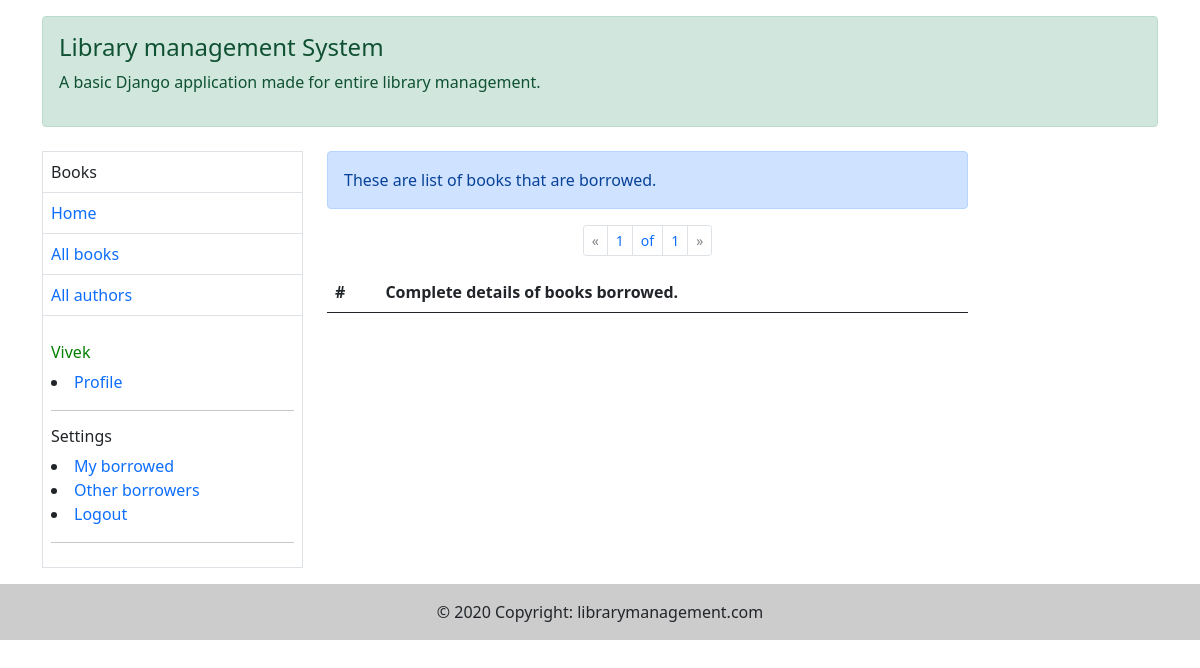
The page /catalog/borrower/ (signed in) on the database as committed earlier.
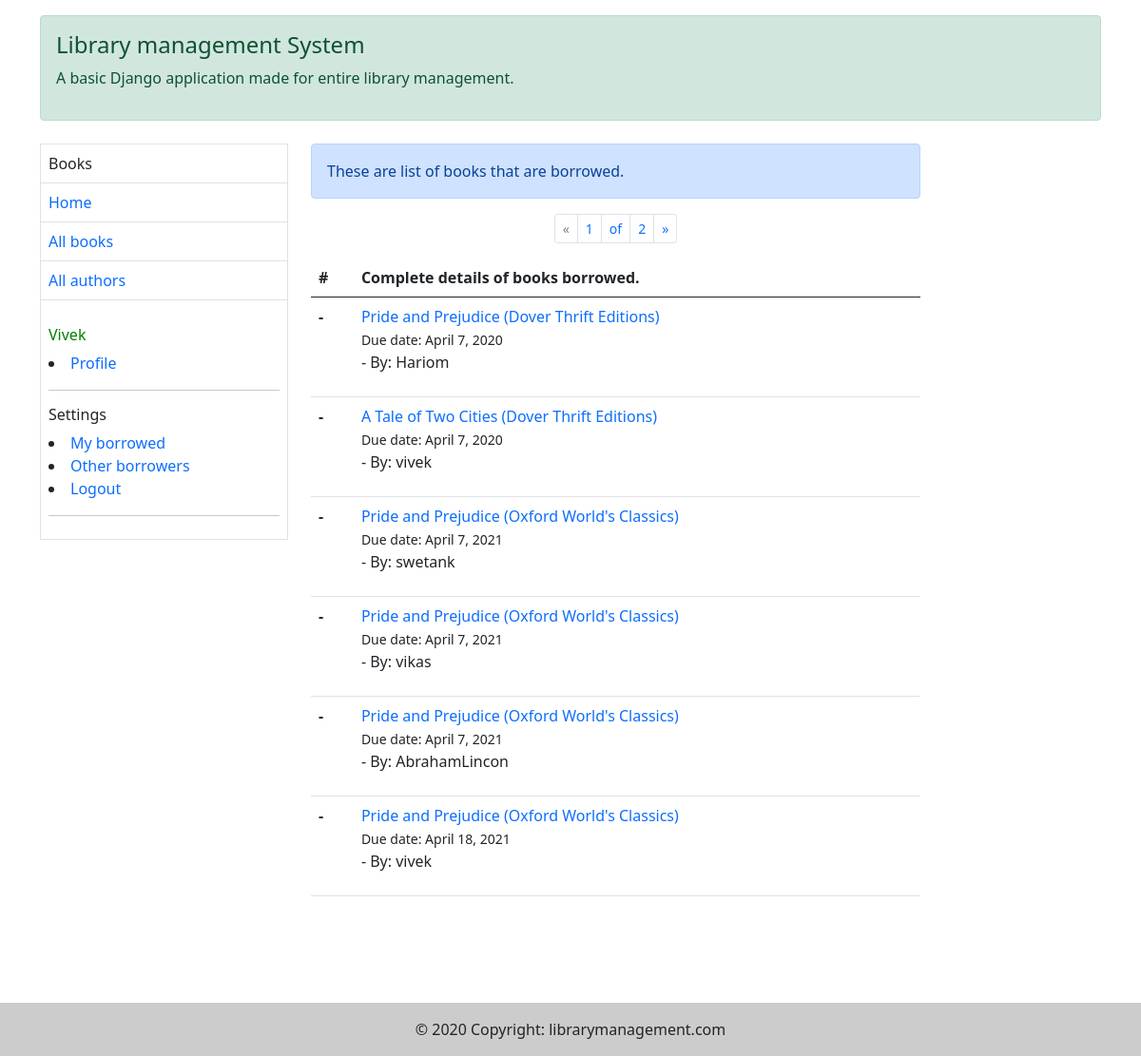
The same page on the database as committed later.
### catalog/models.py (models this page shows, shortened)
class BookInstance(models.Model):
    borrower = models.ForeignKey(User, on_delete=models.SET_NULL, null=True, blank=True)
    id = models.UUIDField(primary_key=True, default=uuid.uuid4, help_text="Unique ID for this copy of "
                                                                          "book across whole library")
    book = models.ForeignKey('Book', on_delete=models.RESTRICT, null=True)
    imprint = models.CharField(max_length=200)
    due_back = models.DateField(null=True, blank=True)
    LOAN_STATUS = (
        ('m', 'Maintenance'),
        ('o', 'On loan'),
        ('a', 'Available'),
        ('r', 'Reserved'),
    )
    status = models.CharField(max_length=1, choices=LOAN_STATUS, blank=True, default='m', help_text='Book Availability')
    class Meta:
        permissions = (('can_mark_returned', "Set book as returned"),)
        ordering = ['due_back']

class Book(models.Model):
    title = models.CharField(max_length=300, help_text="Enter book title")
    author = models.ForeignKey('Author', on_delete=models.SET_NULL, null=True)
    summary = models.TextField(max_length=1000, help_text="Enter brief summary of the book")
    isbn = models.CharField('ISBN', max_length=13, unique=True, help_text="13 Character <a href='https://www.isbn-international.org/content/what-isbn'>ISBN number</a>")
    genre = models.ManyToManyField(Genre, help_text="Select a genre for this book")
    language = models.ForeignKey("Language", on_delete=models.SET_NULL, null=True)
    def display_genre(self):
        """Create a string for genre as Admin cannot support ManyToMany in 'list_display'"""
        return ', '.join(genre.name for genre in self.genre.all()[:3])
    display_genre.short_description = 'Genre'

### catalog/views.py (the view)
# urls.py: path('borrower/', views.LoanedBooksByUserListView.as_view(), name='all-borrowers'),
class LoanedBooksByUserListView(LoginRequiredMixin, generic.ListView):
    model = BookInstance
    template_name = 'catalog/borrowed_books.html'
    context_object_name = 'borrowed'
    paginate_by = 6
    def get_queryset(self):
        return BookInstance.objects.filter(status__icontains='o').order_by('due_back')

### templates/catalog/borrowed_books.html (shortened to what this page needs)
{% extends 'catalog/base.html' %}
{% load static %}
{% block body %}
    <div class="alert alert-primary" role="alert">
        These are list of books that are borrowed.
    </div>
    <table class="table">
        <thead>
        <tr>
            <th scope="col">#</th>
            <th scope="col">Complete details of books borrowed.</th>
        </tr>
        </thead>
        {% block pagination %}
            <nav class="mt-3" aria-label="Page navigation example">
                <ul class="pagination pagination-sm justify-content-center">
                    <li class="page-item">
                        {% if page_obj.has_previous %}
                            <a class="page-link"
                               href="{{ request.path }}?page={{ page_obj.previous_page_number }}"
                               aria-label="Previous">
                                <span aria-hidden="true">&laquo;</span>
                            </a>
                        {% else %}
                            <a class="page-link" aria-label="Previous">
                                <span style="color:grey" aria-hidden="true">&laquo;</span>
                            </a>
                        {% endif %}
                    </li>
                    <li class="page-item"><a class="page-link">{{ page_obj.number }}</a></li>
                    <li class="page-item"><a class="page-link">of</a></li>
                    <li class="page-item"><a class="page-link">{{ page_obj.paginator.num_pages }}</a></li>
                    <li class="page-item">
                        {% if page_obj.has_next %}
                            <a class="page-link" href="{{ request.path }}?page={{ page_obj.next_page_number }}"
                               aria-label="Next">
                                <span aria-hidden="true">&raquo;</span>
                            </a>
                        {% else %}
                            <a class="page-link" aria-label="Next">
                                <span style="color: grey" aria-hidden="true">&raquo;</span>
                            </a>
                        {% endif %}
                    </li>
                </ul>
            </nav>
        {% endblock %}
        <tbody>
        {% for book in borrowed %}
            <tr>
                <th scope="row">-</th>
                <td>
                    <a href="{% url 'book-detail' book.book.pk %}">{{ book.book.title }}</a><br>
                    <span style="font-size: 14px">Due date: {{ book.due_back }}
                    </span>
                    <p>- By: {{ book.borrower }}</p>
                </td>
            </tr>
        {% endfor %}
        </tbody>
    </table>
    <br><br><br><br>
{% endblock %}

Rows that differ between the two databases and show on the page:
added BookInstance: book "Pride and Prejudice (Dover Thrift Editions)", due_back "April 7, 2020", borrower "Hariom"
added BookInstance: book "A Tale of Two Cities (Dover Thrift Editions)", due_back "April 7, 2020", borrower "vivek"
added BookInstance: book "Pride and Prejudice (Oxford World's Classics)", due_back "April 7, 2021", borrower "swetank"
added BookInstance: book "Pride and Prejudice (Oxford World's Classics)", due_back "April 7, 2021", borrower "vikas"
added BookInstance: book "Pride and Prejudice (Oxford World's Classics)", due_back "April 7, 2021", borrower "AbrahamLincon"
added BookInstance: book "Pride and Prejudice (Oxford World's Classics)", due_back "April 18, 2021", borrower "vivek"
Other text that changed with them:
{{ page_obj.paginator.num_pages }}: "1" → "2"
